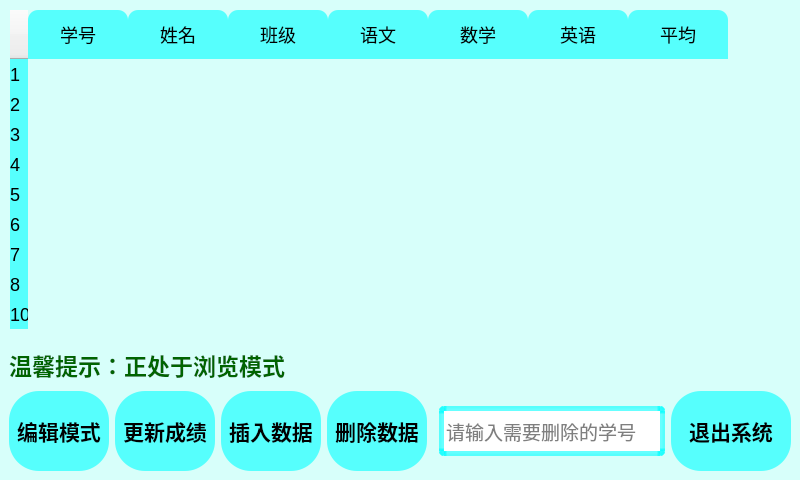
<?xml version="1.0" encoding="UTF-8"?>
<ui version="4.0">
 <class>student</class>
 <widget class="QMainWindow" name="student">
  <property name="geometry">
   <rect>
    <x>0</x>
    <y>0</y>
    <width>800</width>
    <height>480</height>
   </rect>
  </property>
  <property name="font">
   <font>
    <pointsize>13</pointsize>
   </font>
  </property>
  <property name="windowTitle">
   <string>MainWindow</string>
  </property>
  <property name="styleSheet">
   <string notr="true">QMainWindow{background-color: rgb(215, 255, 250);}



QPushButton {
	
	background-color: rgba(0, 255, 255, 60%); 
    border-style: solid;
    border-color: red;
    border-radius: 30px;
;}

QLineEdit#lineEdit{
    border-width: 5px;
    border-style: solid;
    border-color: rgba(0, 255, 255, 60%);
    border-radius: 5px;

}


QHeaderView
{
    background:transparent;
}

QHeaderView::section{  
	border-top-left-radius: 10px;   
    border-top-right-radius: 10px;    
    font-size:18px;            
    font-family:&quot;Microsoft YaHei&quot;;
    color:#0;             
    background:rgba(0, 255, 255, 60%);;           
    border:none;               
    text-align:left;               
    min-height:49px;         
    max-height:49px;             
    margin-left:0px;               
    padding-left:0px;            
}

QTableWidget{
background-color:rgba(0,0,0,0)
}
</string>
  </property>
  <widget class="QWidget" name="centralwidget">
   <layout class="QGridLayout" name="gridLayout">
    <item row="3" column="0">
     <widget class="QPushButton" name="pushButton">
      <property name="minimumSize">
       <size>
        <width>100</width>
        <height>80</height>
       </size>
      </property>
      <property name="font">
       <font>
        <pointsize>16</pointsize>
        <weight>75</weight>
        <bold>true</bold>
       </font>
      </property>
      <property name="styleSheet">
       <string notr="true"/>
      </property>
      <property name="text">
       <string>编辑模式</string>
      </property>
     </widget>
    </item>
    <item row="3" column="2">
     <widget class="QPushButton" name="pushButton_3">
      <property name="minimumSize">
       <size>
        <width>100</width>
        <height>80</height>
       </size>
      </property>
      <property name="font">
       <font>
        <pointsize>16</pointsize>
        <weight>75</weight>
        <bold>true</bold>
       </font>
      </property>
      <property name="text">
       <string>插入数据</string>
      </property>
     </widget>
    </item>
    <item row="3" column="5">
     <widget class="QLineEdit" name="lineEdit">
      <property name="minimumSize">
       <size>
        <width>0</width>
        <height>50</height>
       </size>
      </property>
      <property name="font">
       <font>
        <pointsize>14</pointsize>
        <weight>50</weight>
        <bold>false</bold>
       </font>
      </property>
      <property name="styleSheet">
       <string notr="true"/>
      </property>
      <property name="placeholderText">
       <string>请输入需要删除的学号</string>
      </property>
     </widget>
    </item>
    <item row="3" column="1">
     <widget class="QPushButton" name="pushButton_2">
      <property name="minimumSize">
       <size>
        <width>100</width>
        <height>80</height>
       </size>
      </property>
      <property name="font">
       <font>
        <pointsize>16</pointsize>
        <weight>75</weight>
        <bold>true</bold>
       </font>
      </property>
      <property name="text">
       <string>更新成绩</string>
      </property>
     </widget>
    </item>
    <item row="3" column="3">
     <widget class="QPushButton" name="pushButton_4">
      <property name="minimumSize">
       <size>
        <width>100</width>
        <height>80</height>
       </size>
      </property>
      <property name="font">
       <font>
        <pointsize>16</pointsize>
        <weight>75</weight>
        <bold>true</bold>
       </font>
      </property>
      <property name="text">
       <string>删除数据</string>
      </property>
     </widget>
    </item>
    <item row="1" column="0" colspan="3">
     <widget class="QLabel" name="label">
      <property name="minimumSize">
       <size>
        <width>0</width>
        <height>40</height>
       </size>
      </property>
      <property name="font">
       <font>
        <pointsize>17</pointsize>
        <weight>75</weight>
        <bold>true</bold>
       </font>
      </property>
      <property name="styleSheet">
       <string notr="true">color: rgb(0, 100, 0);</string>
      </property>
      <property name="text">
       <string>温馨提示：正处于浏览模式</string>
      </property>
     </widget>
    </item>
    <item row="0" column="0" colspan="7">
     <widget class="QTableWidget" name="tableWidget">
      <property name="styleSheet">
       <string notr="true"/>
      </property>
      <row>
       <property name="text">
        <string>1</string>
       </property>
      </row>
      <row>
       <property name="text">
        <string>2</string>
       </property>
      </row>
      <row>
       <property name="text">
        <string>3</string>
       </property>
      </row>
      <row>
       <property name="text">
        <string>4</string>
       </property>
      </row>
      <row>
       <property name="text">
        <string>5</string>
       </property>
      </row>
      <row>
       <property name="text">
        <string>6</string>
       </property>
      </row>
      <row>
       <property name="text">
        <string>7</string>
       </property>
      </row>
      <row>
       <property name="text">
        <string>8</string>
       </property>
      </row>
      <row>
       <property name="text">
        <string>10</string>
       </property>
      </row>
      <column>
       <property name="text">
        <string>学号</string>
       </property>
      </column>
      <column>
       <property name="text">
        <string>姓名</string>
       </property>
      </column>
      <column>
       <property name="text">
        <string>班级</string>
       </property>
      </column>
      <column>
       <property name="text">
        <string>语文</string>
       </property>
      </column>
      <column>
       <property name="text">
        <string>数学</string>
       </property>
      </column>
      <column>
       <property name="text">
        <string>英语</string>
       </property>
      </column>
      <column>
       <property name="text">
        <string>平均</string>
       </property>
      </column>
     </widget>
    </item>
    <item row="3" column="6">
     <widget class="QPushButton" name="pushButton_5">
      <property name="minimumSize">
       <size>
        <width>120</width>
        <height>80</height>
       </size>
      </property>
      <property name="font">
       <font>
        <pointsize>16</pointsize>
        <weight>75</weight>
        <bold>true</bold>
       </font>
      </property>
      <property name="text">
       <string>退出系统</string>
      </property>
     </widget>
    </item>
   </layout>
  </widget>
 </widget>
 <resources/>
 <connections/>
</ui>
